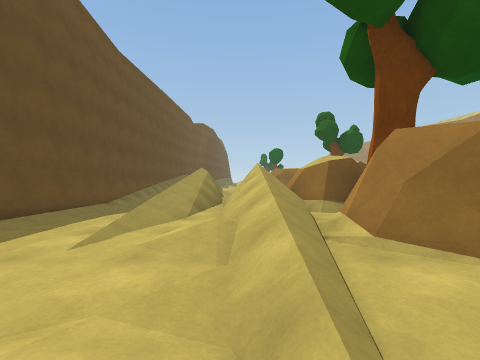
View 1 (above)

24 first-person views from a walk through a Unity game level. The camera is 1.3 m above the floor, looks level and sees 90° across. The floor is counted in squares, 2 m on a side. Each view is taken from the middle of a square. On the plan, view 1 faces up. The plan holds only what a view shows up to about 9 squares ahead; the rest is blank. The place goes on beyond the plan. Some surface patterns are stand-ins.

View 2
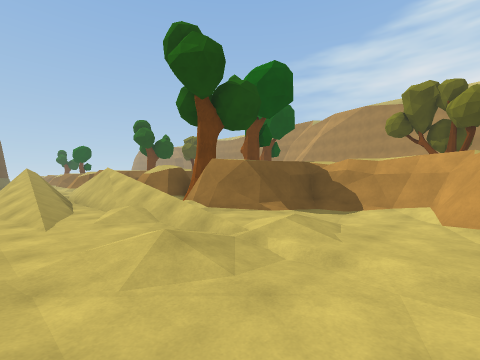

View 3
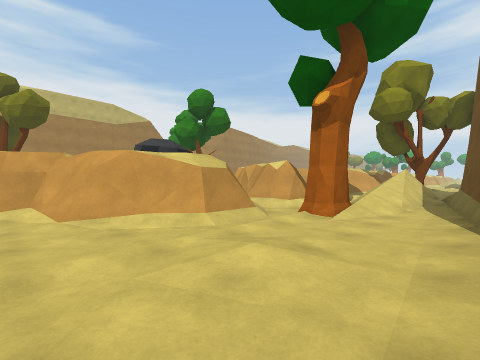

View 4
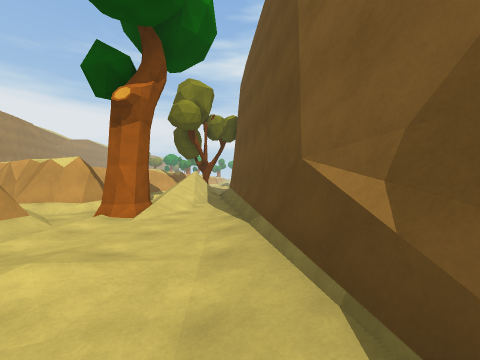

View 5
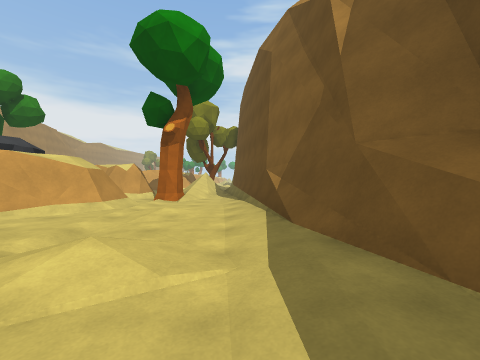

View 6
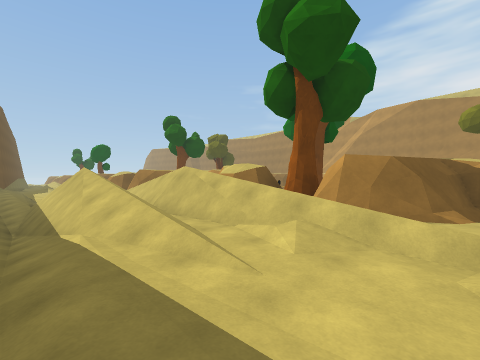

View 7
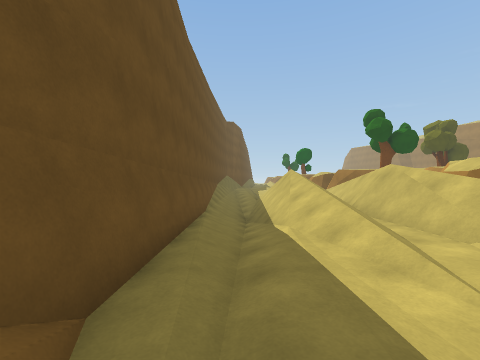

View 8
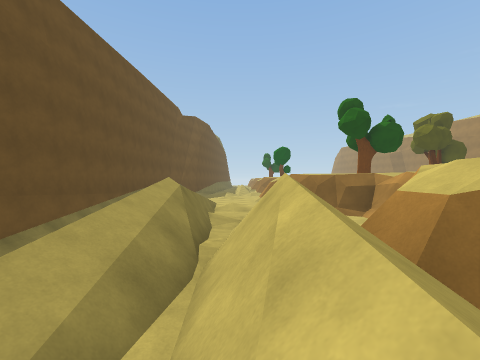

View 9
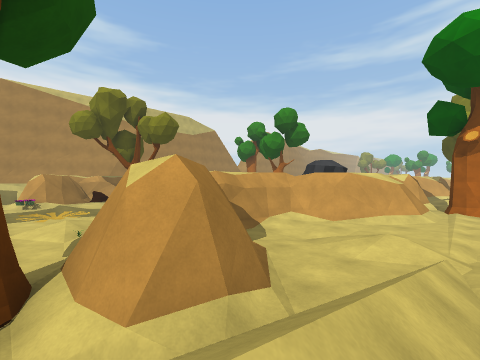

View 10
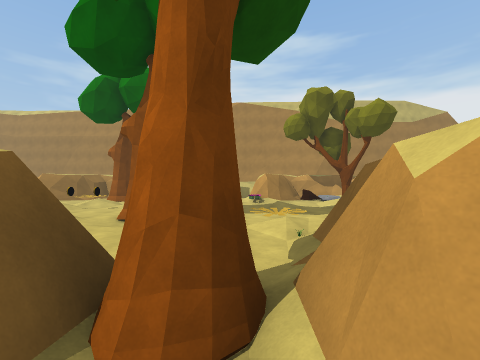

View 11
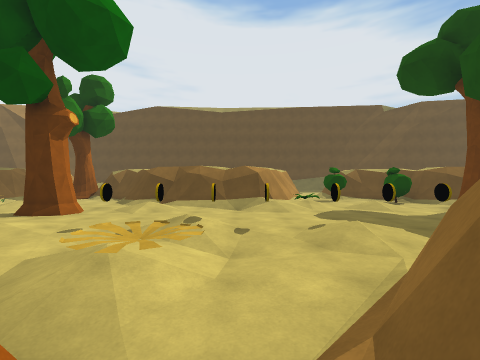

View 12
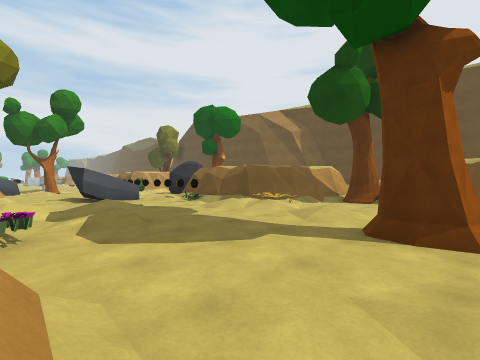

View 13
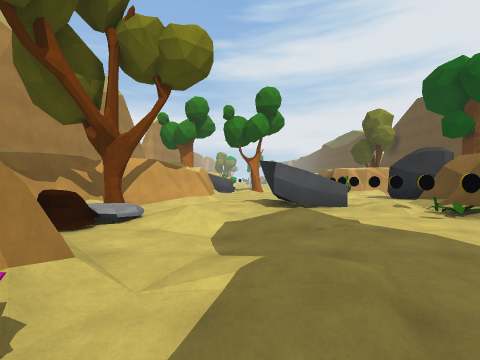

View 14
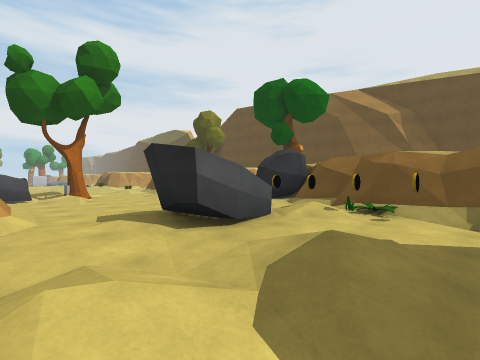

View 15
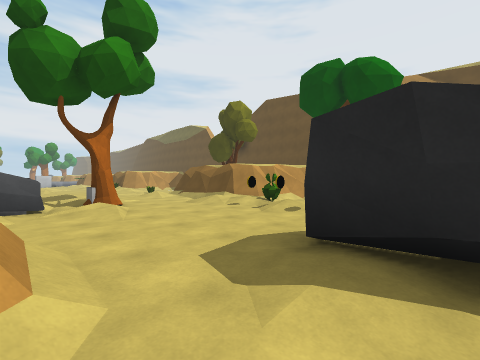

View 16
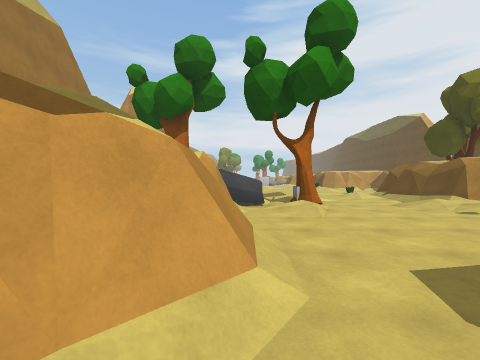

View 17
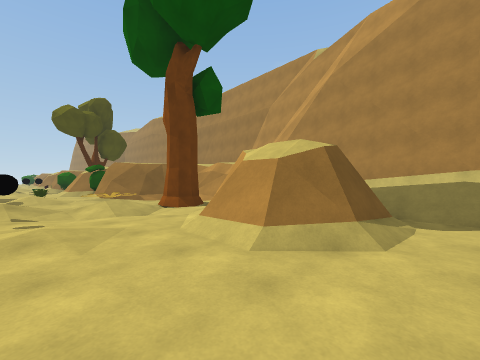

View 18
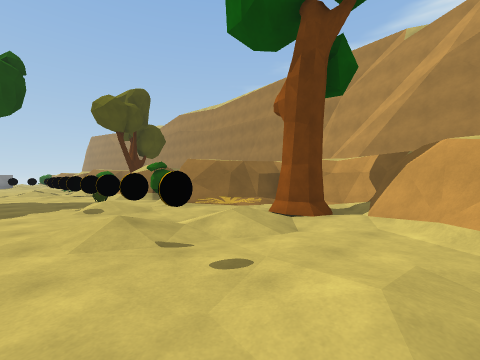

View 19
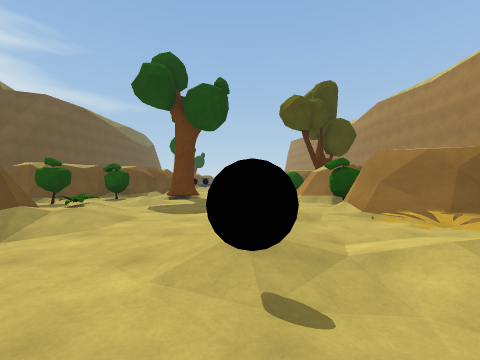

View 20
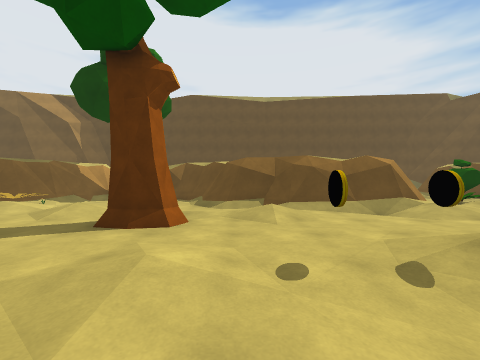

View 21
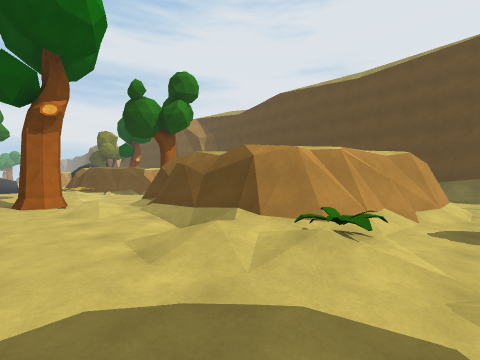

View 22
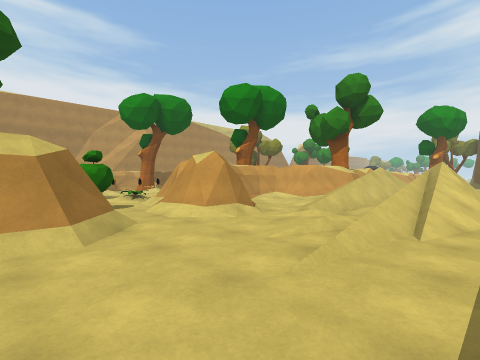

View 23
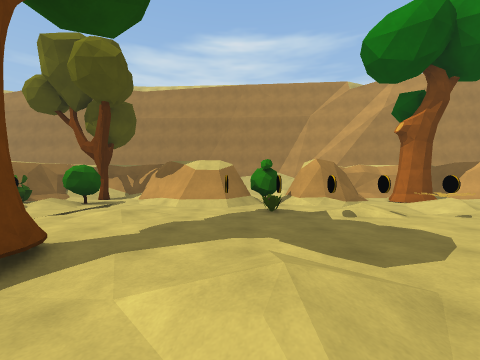

View 24
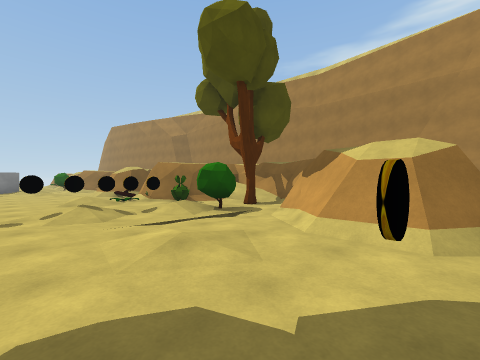

### Floor plan
Key: @ floor where view 1 was taken; # wall or solid block; . main floor; : floor 0.25 m higher than the main floor; - floor 0.25 m lower than the main floor; + floor 0.5 m higher than the main floor; _ floor 0.5 m lower than the main floor; / step, stairs or slope; = window, fence, low wall or low ledge; ^ raised ledge; v drop or lower ground; T tree; R rock; P plant; C coin; B bush; L log; O other object.
Columns run from 4 left of view 1 to 17 right of it. Each row starts with its distance up from view 1.
 24             .. O
 23             .. :#
 22             ..:.##^
 21             ....P#^
 20             .OO:.T#
 19             ....BT#
 18         ##  .....##
 17        ##//T.:..##
 16   .../##BB.....##
 15   .../##B./..C./#
 14 #-//.........OP.B
 13 #-//:=###.P..O./##
 12 #_/=.=####:.....###
 11 #//=.. ###/..O-../#
 10 #/===  =##/..C.PTT#
  9 #/#==  =##...C..#T#
  8 #/#== ####......###
  7 #/#/=####/. .:./#    #
  6 #/=/=v##...#...##   /#
  5 #_//=/##../.....##/ ##
  4 #-////TT........../ #
  3 #-../=###OP....P#
  2 #.../.####:.....##
  1 #:../../##-...-.L#
  0 ##.:@+..##PO.+.:  #
 -1 ##......##C:.....T#
 -2  #:.../###O.  ..###
 -3  #:../###...R ./#
 -4  #/../# R......##
 -5  ##...# R.O..../
 -6   #.TT#/..OP....
 -7   #. =####:.../:#
 -8   ##     #/....R
 -9          #/..TOOR
-10          #...:.

Positions as (right, up) in squares from view 1, and headings:
1: (0, 0), facing up
2: (-2, -2), facing up-right
3: (-2, -1), facing down-right
4: (-2, -1), facing down
5: (-2, 2), facing down
6: (-3, 1), facing up-right
7: (-3, 1), facing up
8: (0, 4), facing up
9: (0, 4), facing down-right
10: (1, 4), facing right
11: (13, 11), facing left
12: (11, 7), facing down-left
13: (10, 4), facing down
14: (11, 1), facing down-left
15: (11, -2), facing down-left
16: (11, -2), facing down
17: (9, 4), facing up-right
18: (8, 7), facing up-right
19: (9, 8), facing up
20: (11, 8), facing left
21: (8, 14), facing down-left
22: (-2, 16), facing down-right
23: (5, 15), facing right
24: (8, 15), facing up-right
